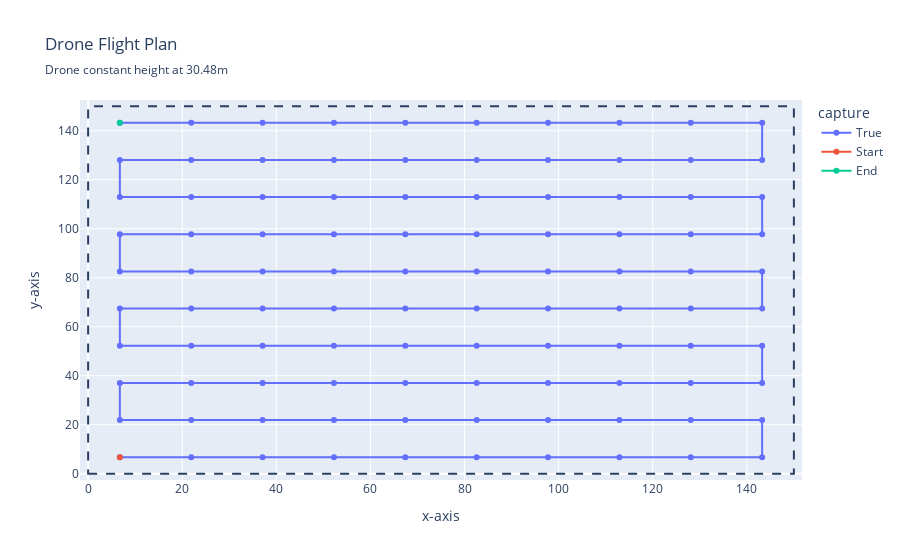

Write notebook code for a chart like this one.
### Markdown cell above
![image.png](attachment:image.png)

### Code cell
dataset_spec_.overlap = 0.6
fig = plot_photo_plan(generate_photo_plan_on_grid(camera_, dataset_spec_), dataset_spec)
fig.show()

### Figure 1 — Plotly figure (JSON) as saved in the notebook; plotly's stock layout.template omitted (floating-point values rounded to 4 significant figures)
{"data": [{"hovertemplate": "capture=True<br>x-axis=%{x}<br>y-axis=%{y}<extra></extra>", "legendgroup": "True", "line": {"color": "#636efa", "dash": "solid"}, "marker": {"symbol": "circle"}, "mode": "lines+markers", "name": "True", "orientation": "v", "showlegend": true, "type": "scatter", "x": [6.744, 21.91, 37.08, 52.25, 67.42, 82.58, 97.75, 112.9, 128.1, 143.3, 143.3, 128.1, 112.9, 97.75, 82.58, 67.42, 52.25, 37.08, 21.91, 6.744, 6.744, 21.91, 37.08, 52.25, 67.42, 82.58, 97.75, 112.9, 128.1, 143.3, 143.3, 128.1, 112.9, 97.75, 82.58, 67.42, 52.25, 37.08, 21.91, 6.744, 6.744, 21.91, 37.08, 52.25, 67.42, 82.58, 97.75, 112.9, 128.1, 143.3, 143.3, 128.1, 112.9, 97.75, 82.58, 67.42, 52.25, 37.08, 21.91, 6.744, 6.744, 21.91, 37.08, 52.25, 67.42, 82.58, 97.75, 112.9, 128.1, 143.3, 143.3, 128.1, 112.9, 97.75, 82.58, 67.42, 52.25, 37.08, 21.91, 6.744, 6.744, 21.91, 37.08, 52.25, 67.42, 82.58, 97.75, 112.9, 128.1, 143.3, 143.3, 128.1, 112.9, 97.75, 82.58, 67.42, 52.25, 37.08, 21.91, 6.744], "xaxis": "x", "y": [6.716, 6.716, 6.716, 6.716, 6.716, 6.716, 6.716, 6.716, 6.716, 6.716, 21.89, 21.89, 21.89, 21.89, 21.89, 21.89, 21.89, 21.89, 21.89, 21.89, 37.06, 37.06, 37.06, 37.06, 37.06, 37.06, 37.06, 37.06, 37.06, 37.06, 52.24, 52.24, 52.24, 52.24, 52.24, 52.24, 52.24, 52.24, 52.24, 52.24, 67.41, 67.41, 67.41, 67.41, 67.41, 67.41, 67.41, 67.41, 67.41, 67.41, 82.59, 82.59, 82.59, 82.59, 82.59, 82.59, 82.59, 82.59, 82.59, 82.59, 97.76, 97.76, 97.76, 97.76, 97.76, 97.76, 97.76, 97.76, 97.76, 97.76, 112.9, 112.9, 112.9, 112.9, 112.9, 112.9, 112.9, 112.9, 112.9, 112.9, 128.1, 128.1, 128.1, 128.1, 128.1, 128.1, 128.1, 128.1, 128.1, 128.1, 143.3, 143.3, 143.3, 143.3, 143.3, 143.3, 143.3, 143.3, 143.3, 143.3], "yaxis": "y"}, {"name": "Start", "text": ["Starting Position"], "textposition": "bottom right", "type": "scatter", "x": [6.744], "y": [6.716]}, {"name": "End", "text": ["Ending Position"], "textposition": "bottom right", "type": "scatter", "x": [6.744], "y": [143.3]}], "layout": {"legend": {"title": {"text": "capture"}, "tracegroupgap": 0}, "shapes": [{"line": {"dash": "dash"}, "type": "rect", "x0": 0, "x1": 150, "y0": 0, "y1": 150}], "title": {"subtitle": {"text": "Drone constant height at 30.48m"}, "text": "Drone Flight Plan"}, "xaxis": {"anchor": "y", "domain": [0, 1], "title": {"text": "x-axis"}}, "yaxis": {"anchor": "x", "domain": [0, 1], "title": {"text": "y-axis"}}}}
